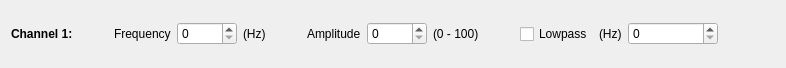
<?xml version="1.0" encoding="UTF-8"?>
<ui version="4.0">
 <class>channelFormWidget</class>
 <widget class="QWidget" name="channelFormWidget">
  <property name="geometry">
   <rect>
    <x>0</x>
    <y>0</y>
    <width>786</width>
    <height>68</height>
   </rect>
  </property>
  <property name="windowTitle">
   <string>Form</string>
  </property>
  <layout class="QHBoxLayout" name="horizontalLayout">
   <item>
    <widget class="QLabel" name="channelLabel">
     <property name="font">
      <font>
       <bold>true</bold>
      </font>
     </property>
     <property name="text">
      <string>Channel 1:</string>
     </property>
    </widget>
   </item>
   <item>
    <spacer name="horizontalSpacer_1">
     <property name="orientation">
      <enum>Qt::Horizontal</enum>
     </property>
     <property name="sizeType">
      <enum>QSizePolicy::Minimum</enum>
     </property>
     <property name="sizeHint" stdset="0">
      <size>
       <width>35</width>
       <height>20</height>
      </size>
     </property>
    </spacer>
   </item>
   <item>
    <widget class="QLabel" name="frequencyLabel">
     <property name="text">
      <string>Frequency</string>
     </property>
    </widget>
   </item>
   <item>
    <widget class="QSpinBox" name="frequencySpinBox">
     <property name="minimumSize">
      <size>
       <width>60</width>
       <height>0</height>
      </size>
     </property>
    </widget>
   </item>
   <item>
    <widget class="QLabel" name="frequencyUnitLabel">
     <property name="text">
      <string>(Hz)</string>
     </property>
    </widget>
   </item>
   <item>
    <spacer name="horizontalSpacer_2">
     <property name="orientation">
      <enum>Qt::Horizontal</enum>
     </property>
     <property name="sizeType">
      <enum>QSizePolicy::Minimum</enum>
     </property>
     <property name="sizeHint" stdset="0">
      <size>
       <width>35</width>
       <height>20</height>
      </size>
     </property>
    </spacer>
   </item>
   <item>
    <widget class="QLabel" name="amplitudeLabel">
     <property name="text">
      <string>Amplitude</string>
     </property>
    </widget>
   </item>
   <item>
    <widget class="QSpinBox" name="amplitudeSpinBox">
     <property name="minimumSize">
      <size>
       <width>60</width>
       <height>0</height>
      </size>
     </property>
    </widget>
   </item>
   <item>
    <widget class="QLabel" name="amplitudeUnitLabel">
     <property name="text">
      <string>(0 - 100)</string>
     </property>
    </widget>
   </item>
   <item>
    <spacer name="horizontalSpacer">
     <property name="orientation">
      <enum>Qt::Horizontal</enum>
     </property>
     <property name="sizeType">
      <enum>QSizePolicy::Minimum</enum>
     </property>
     <property name="sizeHint" stdset="0">
      <size>
       <width>35</width>
       <height>20</height>
      </size>
     </property>
    </spacer>
   </item>
   <item>
    <widget class="QCheckBox" name="lowpassCheckBox">
     <property name="text">
      <string>Lowpass</string>
     </property>
    </widget>
   </item>
   <item>
    <widget class="QLabel" name="label_2">
     <property name="text">
      <string>(Hz)</string>
     </property>
    </widget>
   </item>
   <item>
    <widget class="QSpinBox" name="lowpassSpinBox">
     <property name="minimumSize">
      <size>
       <width>90</width>
       <height>0</height>
      </size>
     </property>
    </widget>
   </item>
   <item>
    <spacer name="horizontalSpacer_3">
     <property name="orientation">
      <enum>Qt::Horizontal</enum>
     </property>
     <property name="sizeHint" stdset="0">
      <size>
       <width>404</width>
       <height>20</height>
      </size>
     </property>
    </spacer>
   </item>
  </layout>
 </widget>
 <resources/>
 <connections/>
</ui>
